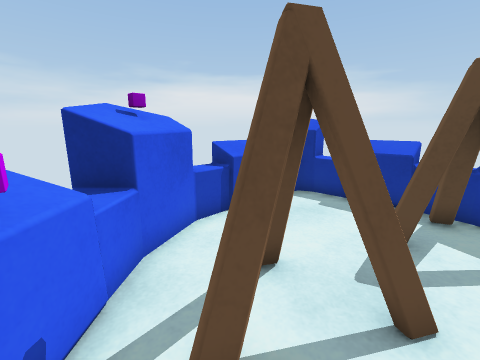
view 1 (above)

16 first-person views from a walk through a scene from a Unity 3-D project. The camera is 1.3 m above the floor, tilts 12° down and sees 90° across. The floor is counted in squares, 0.5 m on a side. Each view is taken from the middle of a square. On the plan, view 1 faces up. The plan holds only what a view shows up to about 17 squares ahead; the rest is blank. Some animated figures are not drawn.

view 2
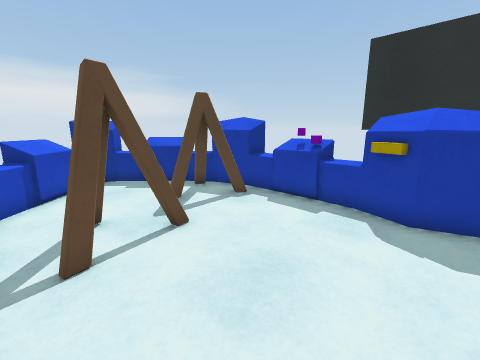

view 3
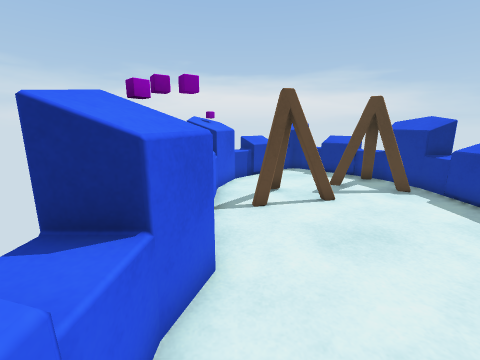

view 4
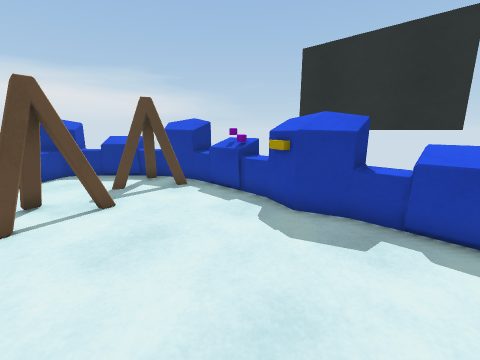

view 5
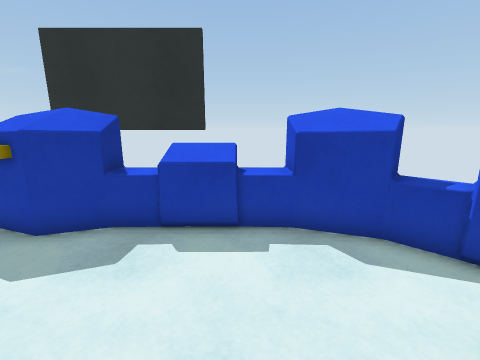

view 6
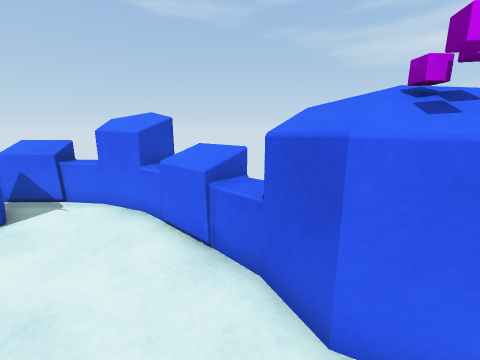

view 7
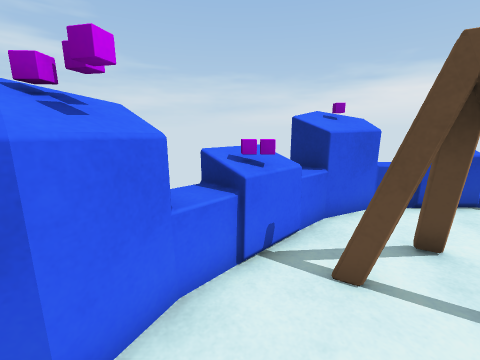

view 8
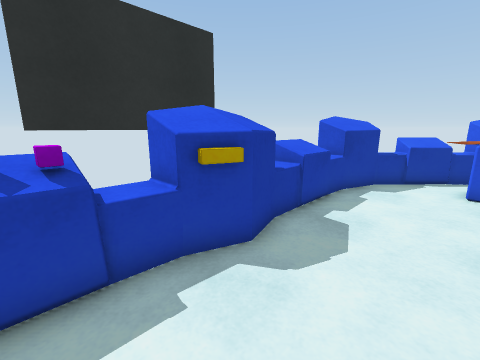

view 9
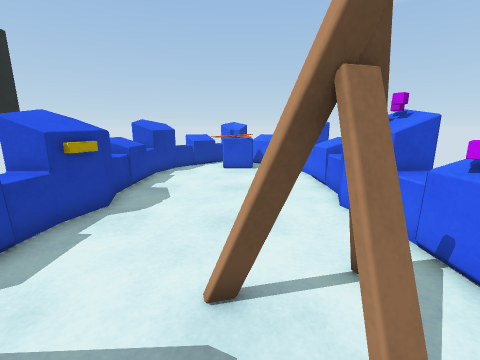

view 10
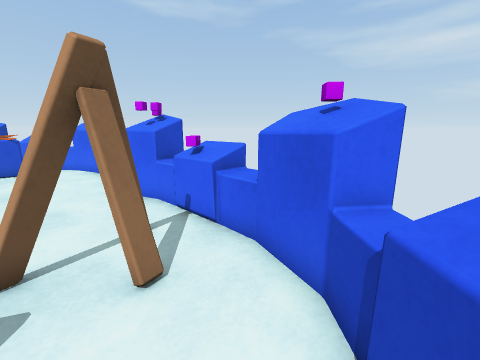

view 11
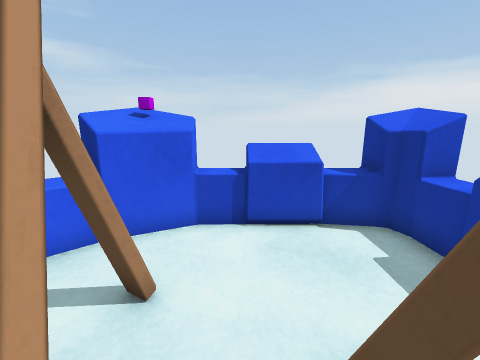

view 12
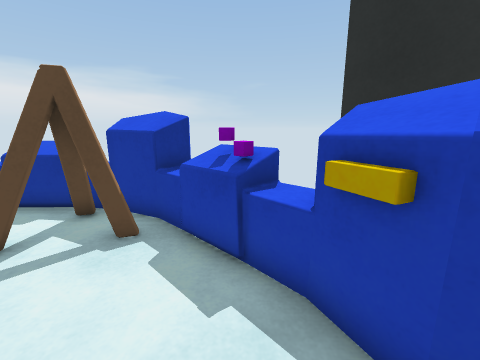

view 13
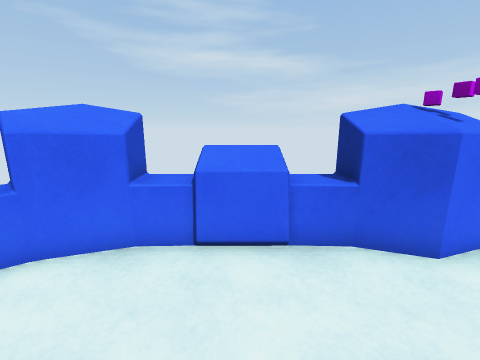

view 14
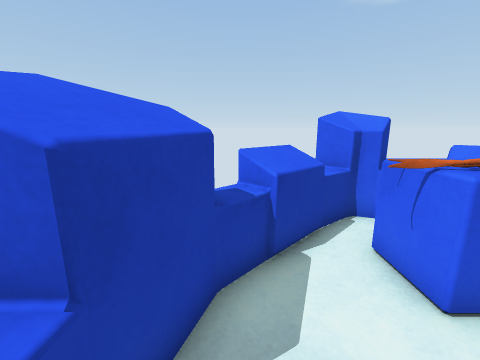

view 15
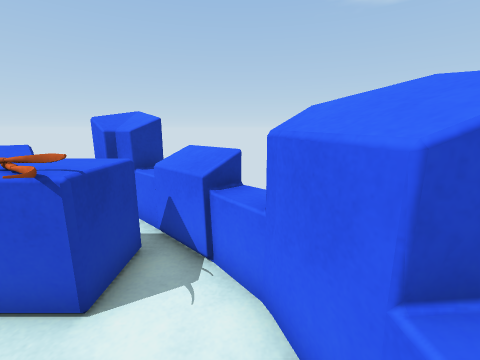

view 16
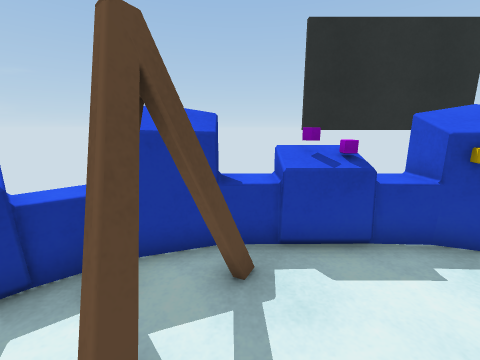

### Floor plan
Key: @ floor where view 1 was taken; # wall or solid block; x gap in a wall; . floor; = window, fence, low wall or low ledge; ^ raised ledge; T thing the floor can be seen under or through; O other object.
Columns run from 3 left of view 1 to 8 right of it. Each row starts with its distance up from view 1.
 11     #^^#
 10     ^#^^
  9   #^^..^^#
  8  =#^=...^#=
  7  #^=.....^#
  6 ###....###^
  5 ^^.....###^^
  4 ^^.TT....=^^
  3 ^^.TTT....^^
  2 ^O.=......##
  1 ^^........^O
  0 ^^.@......^^
 -1 OO.......#^^
 -2 O^.......#^
 -3 ^^........^^
 -4 ^^........^^
 -5 ^^........^^
 -6 ^^........^^
 -7 ^^........^^
 -8 ^^........^^
 -9 ^^........^^
-10  ^#.^^^#.#^
-11  #^x^^^#x=#
-12   #^^^^=^#=
-13    ^===^^

Where each view was taken, in squares from view 1:
view 1: 0 up, 0 right, facing up
view 2: 3 down, 1 left, facing up-right
view 3: 6 down, 1 left, facing up
view 4: 6 down, 0 right, facing up-right
view 5: 7 down, 1 right, facing right
view 6: 1 down, 1 right, facing down-left
view 7: 2 down, 1 right, facing up-left
view 8: 2 up, 3 right, facing down-right
view 9: 6 up, 2 right, facing down
view 10: 8 up, 2 right, facing down-left
view 11: 3 up, 4 right, facing up-left
view 12: 2 down, 4 right, facing up-right
view 13: 6 down, 3 right, facing left
view 14: 7 down, 6 right, facing down
view 15: 7 down, 1 left, facing down
view 16: 4 up, 2 right, facing right
